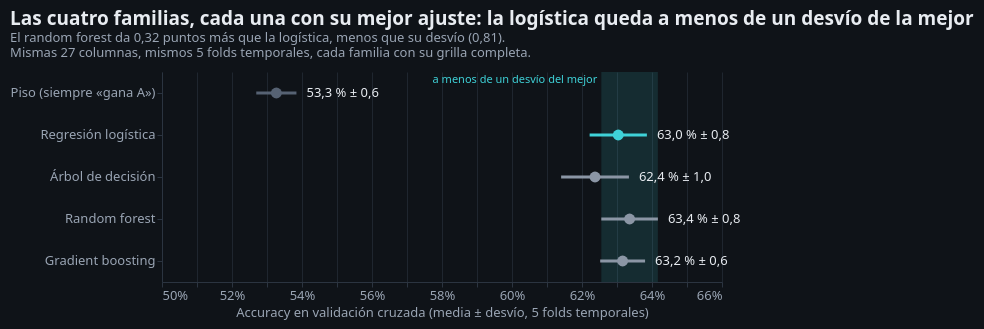

The notebook cell this image was saved under:
### Markdown cell above
### 7.2 La comparación: la mejor combinación de cada familia

Para cada familia tomamos su mejor combinación y recuperamos la accuracy de cada fold, para comparar fold por fold.

### Code cell
piso_res, piso_cv = medir(armar(DummyClassifier(strategy='most_frequent'), COLUMNAS_E2), X_train, y_train, cv)
filas, por_fold = {'piso': {**piso_res, 'combinación': '—'}}, {'piso': piso_cv['test_accuracy']}
for nombre, b in busquedas.items():
    r = pd.DataFrame(b.cv_results_).loc[b.best_index_]
    folds = np.array([r[f'split{k}_test_accuracy'] for k in range(N_SPLITS)])
    por_fold[nombre] = folds
    filas[nombre] = {'accuracy': folds.mean(), 'desvío': folds.std(),
                     'accuracy train': r.mean_train_accuracy, 'f1 macro': r.mean_test_f1_macro,
                     'recall A': r.mean_test_recall_A, 'recall B': r.mean_test_recall_B,
                     'combinación': ', '.join(f"{k.replace('clasificador__', '')}={v}" for k, v in b.best_params_.items())}
tabla_modelos = pd.DataFrame(filas).T
for c in ['accuracy', 'desvío', 'accuracy train', 'f1 macro', 'recall A', 'recall B']:
    tabla_modelos[c] = tabla_modelos[c].astype(float)
tabla_modelos['brecha train − val'] = tabla_modelos['accuracy train'] - tabla_modelos['accuracy']
display(tabla_modelos.round(4))
tabla_folds_modelos = pd.DataFrame(por_fold, index=pd.Index(range(1, N_SPLITS + 1), name='fold'))
display(tabla_folds_modelos.round(4))

mejor, limite, FAMILIA = cm.elegir_simple(tabla_modelos, ORDEN_SIMPLICIDAD)
print(f'Mejor promedio: {mejor}. Límite (mejor − un desvío): {limite:.4f}. Elegido: {FAMILIA}.')
graf.g_modelos(tabla_modelos)

### Figure 1 — Vega-Lite specification as saved in the notebook (floating-point values rounded to 4 significant figures)
{"config": {"background": "#0f1318", "font": "Barlow, \"Segoe UI\", Helvetica, Arial, sans-serif", "padding": 10, "view": {"continuousWidth": 300, "continuousHeight": 300, "stroke": null}, "axis": {"domainColor": "#2b3440", "gridColor": "#1f262f", "labelColor": "#9aa5b4", "labelFont": "Barlow, \"Segoe UI\", Helvetica, Arial, sans-serif", "labelFontSize": 13, "tickColor": "#2b3440", "titleColor": "#9aa5b4", "titleFont": "Barlow, \"Segoe UI\", Helvetica, Arial, sans-serif", "titleFontSize": 13, "titleFontWeight": "normal"}, "legend": {"labelColor": "#e8ecf1", "labelFontSize": 13, "titleColor": "#9aa5b4", "titleFontSize": 13, "titleFontWeight": "normal"}, "header": {"labelColor": "#e8ecf1", "labelFontSize": 13, "titleColor": "#9aa5b4", "titleFontSize": 13}, "text": {"color": "#e8ecf1", "font": "Barlow, \"Segoe UI\", Helvetica, Arial, sans-serif"}, "title": {"anchor": "start", "fontSize": 19, "font": "Rajdhani, \"Arial Narrow\", \"Segoe UI\", sans-serif", "fontWeight": 700, "color": "#e8ecf1", "subtitleColor": "#9aa5b4", "subtitleFontSize": 13, "subtitleFont": "Barlow, \"Segoe UI\", Helvetica, Arial, sans-serif", "offset": 12}}, "layer": [{"mark": {"type": "rect", "color": "#3fd2d8", "opacity": 0.13}, "encoding": {"x": {"field": "x", "scale": {"domain": [0.5, 0.66]}, "type": "quantitative"}, "x2": {"field": "x2"}}}, {"mark": {"type": "text", "align": "right", "baseline": "top", "color": "#3fd2d8", "dx": -4, "fontSize": 11, "y": 2}, "encoding": {"text": {"field": "t", "type": "nominal"}, "x": {"field": "x", "scale": {"domain": [0.5, 0.66]}, "type": "quantitative"}}}, {"data": {"name": "data-c0467daa9abfecee43fc02c4369b0069"}, "mark": {"type": "rule", "strokeWidth": 3}, "encoding": {"color": {"field": "tipo", "legend": null, "scale": {"domain": ["Elegido", "Otros", "Piso"], "range": ["#3fd2d8", "#8b96a5", "#566273"]}, "type": "nominal"}, "x": {"field": "bajo", "scale": {"domain": [0.5, 0.66]}, "type": "quantitative"}, "x2": {"field": "alto"}, "y": {"axis": {"labelLimit": 240}, "field": "modelo", "sort": ["Piso (siempre «gana A»)", "Regresión logística", "Árbol de decisión", "Random forest", "Gradient boosting"], "title": null, "type": "nominal"}}}, {"data": {"name": "data-c0467daa9abfecee43fc02c4369b0069"}, "mark": {"type": "point", "filled": true, "opacity": 1, "size": 120}, "encoding": {"color": {"field": "tipo", "legend": null, "scale": {"domain": ["Elegido", "Otros", "Piso"], "range": ["#3fd2d8", "#8b96a5", "#566273"]}, "type": "nominal"}, "tooltip": [{"field": "modelo", "title": "Modelo", "type": "nominal"}, {"field": "accuracy", "format": ".2%", "title": "Accuracy (media)", "type": "quantitative"}, {"field": "desvío", "format": ".2%", "title": "Desvío entre folds", "type": "quantitative"}, {"field": "accuracy train", "format": ".2%", "title": "Accuracy en entrenamiento", "type": "quantitative"}, {"field": "combinación", "title": "Mejor combinación de su grilla", "type": "nominal"}], "x": {"axis": {"format": ".0%"}, "field": "accuracy", "scale": {"domain": [0.5, 0.66]}, "title": "Accuracy en validación cruzada (media ± desvío, 5 folds temporales)", "type": "quantitative"}, "y": {"axis": {"labelLimit": 240}, "field": "modelo", "sort": ["Piso (siempre «gana A»)", "Regresión logística", "Árbol de decisión", "Random forest", "Gradient boosting"], "title": null, "type": "nominal"}}}, {"data": {"name": "data-c0467daa9abfecee43fc02c4369b0069"}, "mark": {"type": "text", "align": "left", "color": "#e8ecf1", "dx": 10, "fontSize": 13}, "encoding": {"text": {"field": "texto", "type": "nominal"}, "x": {"field": "alto", "type": "quantitative"}, "y": {"axis": {"labelLimit": 240}, "field": "modelo", "sort": ["Piso (siempre «gana A»)", "Regresión logística", "Árbol de decisión", "Random forest", "Gradient boosting"], "title": null, "type": "nominal"}}}], "data": {"name": "data-6165010aceba9462437e075d01b36353"}, "height": {"step": 42}, "title": {"text": "Las cuatro familias, cada una con su mejor ajuste: la logística queda a menos de un desvío de la mejor", "subtitle": ["El random forest da 0,32 puntos más que la logística, menos que su desvío (0,81).", "Mismas 27 columnas, mismos 5 folds temporales, cada familia con su grilla completa."]}, "width": 560, "$schema": "https://vega.github.io/schema/vega-lite/v5.20.1.json", "datasets": {"data-6165010aceba9462437e075d01b36353": [{"x": 0.6255, "x2": 0.6417, "t": "a menos de un desvío del mejor"}], "data-c0467daa9abfecee43fc02c4369b0069": [{"familia": "piso", "accuracy": 0.5327, "desvío": 0.005739, "accuracy train": 0.5335, "f1 macro": 0.3475, "recall A": 1.0, "recall B": 0.0, "combinación": "—", "brecha train − val": 0.0008723, "modelo": "Piso (siempre «gana A»)", "bajo": 0.5269, "alto": 0.5384, "texto": "53,3 % ± 0,6", "tipo": "Piso"}, {"familia": "regresión logística", "accuracy": 0.6304, "desvío": 0.008179, "accuracy train": 0.6252, "f1 macro": 0.6224, "recall A": 0.726, "recall B": 0.5215, "combinación": "C=1.0, class_weight=None", "brecha train − val": -0.005194, "modelo": "Regresión logística", "bajo": 0.6222, "alto": 0.6385, "texto": "63,0 % ± 0,8", "tipo": "Elegido"}, {"familia": "árbol de decisión", "accuracy": 0.6237, "desvío": 0.009687, "accuracy train": 0.6128, "f1 macro": 0.617, "recall A": 0.7053, "recall B": 0.5305, "combinación": "class_weight=balanced, max_depth=3, min_samples_leaf=50", "brecha train − val": -0.01091, "modelo": "Árbol de decisión", "bajo": 0.614, "alto": 0.6334, "texto": "62,4 % ± 1,0", "tipo": "Otros"}, {"familia": "random forest", "accuracy": 0.6336, "desvío": 0.008082, "accuracy train": 0.6635, "f1 macro": 0.626, "recall A": 0.7268, "recall B": 0.5275, "combinación": "class_weight=None, max_depth=14, min_samples_leaf=50", "brecha train − val": 0.02992, "modelo": "Random forest", "bajo": 0.6255, "alto": 0.6417, "texto": "63,4 % ± 0,8", "tipo": "Otros"}, {"familia": "gradient boosting", "accuracy": 0.6316, "desvío": 0.006413, "accuracy train": 0.6334, "f1 macro": 0.6252, "recall A": 0.7145, "recall B": 0.5372, "combinación": "class_weight=None, learning_rate=0.03, max_iter=100, max_leaf_nodes=7", "brecha train − val": 0.001842, "modelo": "Gradient boosting", "bajo": 0.6252, "alto": 0.638, "texto": "63,2 % ± 0,6", "tipo": "Otros"}]}}
